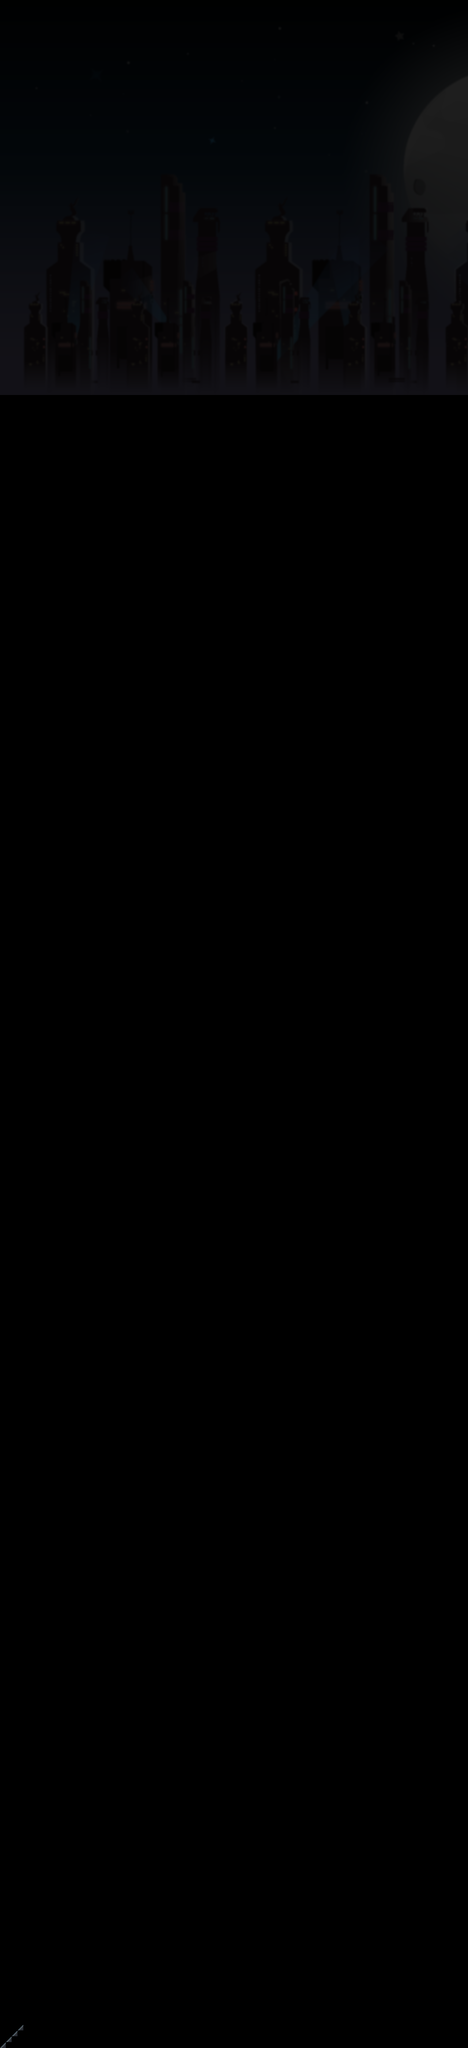

Rendered tile map (Tiled .tmx) drawn with the repository's tilesets; below, a short description and the map source with its tile grids summarised:
An orthogonal 80x350 tile map with 16x16 px tiles, 1 tile layer (wg-tiles), 1 image layer.

<map version="1.10" tiledversion="1.11.2" orientation="orthogonal" renderorder="right-down" width="80" height="350" tilewidth="16" tileheight="16" infinite="0" nextlayerid="3" nextobjectid="1">
 <tileset firstgid="1" source="tilesets/cyberpunk-tiles.tsx" />
 <imagelayer id="2" name="bg" opacity="0.5">
  <image source="background/Background-Night-Complete-2-Blurred-.png" width="1280" height="5600" />
 </imagelayer>
 <layer id="1" name="wg-tiles" width="80" height="350">
  <data>[28000 cells, 4 non-empty, 1 distinct tile ids]</data>
 </layer>
</map>
